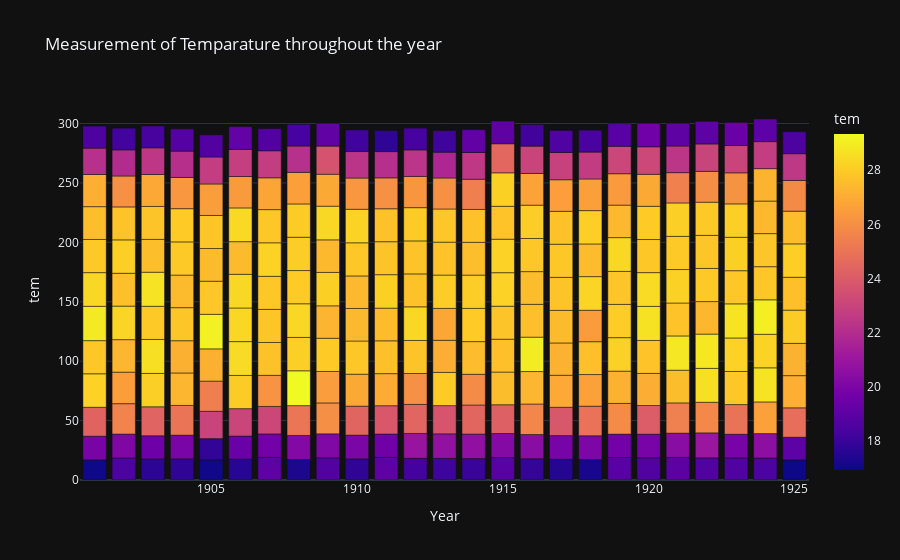

The notebook cell this image was saved under:
### Markdown cell above
## We can conclude that Bangladesh is a warm country

### Code cell
pio.templates.default = "plotly_dark"
fig = px.bar(df[0:300],x='Year',y='tem',color="tem", title = "Measurement of Temparature throughout the year")
fig.show()

### Figure 1 — Plotly figure (JSON) as saved in the notebook; plotly's stock layout.template omitted (floating-point values rounded to 4 significant figures; data arrays with more than 128 entries replaced by an {"elided": "..."} marker saying what was removed)
{"data": [{"alignmentgroup": "True", "hovertemplate": "Year=%{x}<br>tem=%{marker.color}<extra></extra>", "legendgroup": "", "marker": {"color": {"elided": "300 float values"}, "coloraxis": "coloraxis", "pattern": {"shape": ""}}, "name": "", "offsetgroup": "", "orientation": "v", "showlegend": false, "textposition": "auto", "type": "bar", "x": {"elided": "300 int values"}, "xaxis": "x", "y": {"elided": "300 float values"}, "yaxis": "y"}], "layout": {"autosize": true, "barmode": "relative", "coloraxis": {"colorbar": {"title": {"text": "tem"}}, "colorscale": [[0, "#0d0887"], [0.1111, "#46039f"], [0.2222, "#7201a8"], [0.3333, "#9c179e"], [0.4444, "#bd3786"], [0.5556, "#d8576b"], [0.6667, "#ed7953"], [0.7778, "#fb9f3a"], [0.8889, "#fdca26"], [1, "#f0f921"]]}, "legend": {"tracegroupgap": 0}, "title": {"text": "Measurement of Temparature throughout the year"}, "xaxis": {"anchor": "y", "autorange": true, "domain": [0, 1], "range": [1900.0, 1926.0], "title": {"text": "Year"}, "type": "linear"}, "yaxis": {"anchor": "x", "autorange": true, "domain": [0, 1], "range": [0, 319.8], "title": {"text": "tem"}, "type": "linear"}}}
